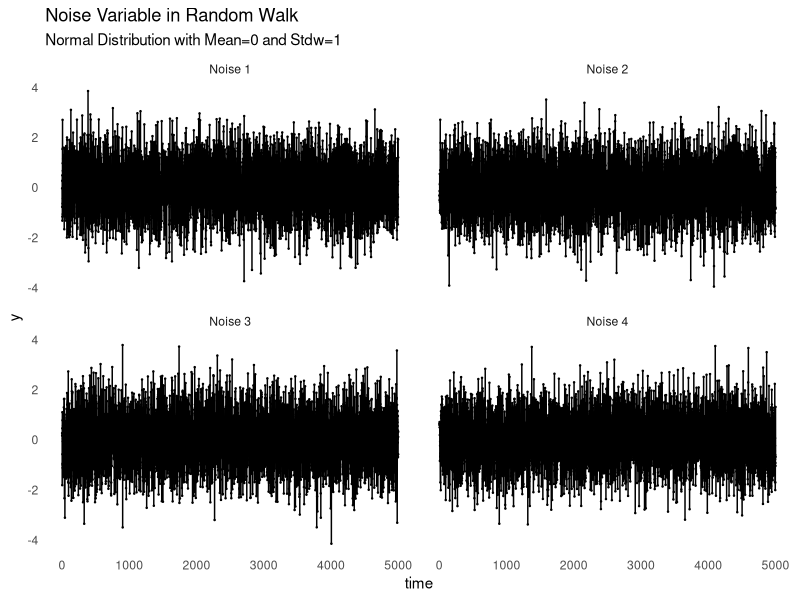
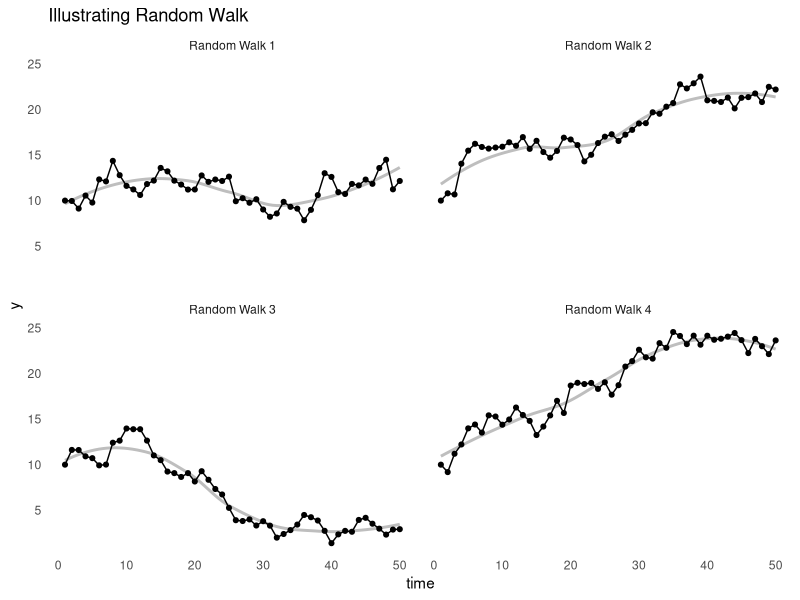

Source code (R) for these figures, in order:


# ------------------------------------------------------------------------------------------------
# Title:  Random Walk
# Autor:  Dominik Peter
# Date:   2017-04-01
# ------------------------------------------------------------------------------------------------

rm(list=ls())

library(ggplot2)
library(dplyr)

randomWalk <- function(n, start = 10, mu = 0, sd = 1){
  white <- rnorm(n, mean = mu, sd = sd)
  t <- 1:n
  y <- vector(mode = "double", length = n)
  y[1] <- start #start
  for (i in 2:n) {
    y[i] <- y[i-1] + white[i]
  }
  data.frame(noise = white, y = y, t = 1:n)
}


# ----------------------------------------------
plotWalk <- function(N=100, pointSize = 1) {
  walks <- list()
  for(i in 1:4) walks[[i]] <- randomWalk(N)
  
  lapply(walks, function(x) c(var(x$y[1:length(x$y)/2]),
                              var(x$y[1:length(x$y)])))
  
  list(noise = 
  bind_rows(walks, .id = "id") %>% 
    mutate(walk = paste("Noise", id)) %>% 
    ggplot(aes(x=t, y=noise, group=1)) +
    geom_smooth(se = FALSE, color = "grey") +
    geom_point(size=pointSize) + 
    geom_line() +
    facet_wrap(~walk) +
    theme_minimal() +
    theme(plot.background = element_blank(),
          panel.grid = element_blank()) +
    ylab("y") +
    xlab("time") +
    ggtitle("Noise Variable in Random Walk",
            subtitle = "Normal Distribution with Mean=0 and Stdw=1"),
  
  walk = 
  bind_rows(walks, .id = "id") %>% 
    mutate(walk = paste("Random Walk", id)) %>% 
    ggplot(aes(x=t, y=y, group=1)) +
    geom_smooth(se = FALSE, color = "grey") +
    geom_point(size=pointSize) + 
    geom_line() +
    facet_wrap(~walk) +
    theme_minimal() +
    theme(plot.background = element_blank(),
          panel.grid = element_blank()) +
    ylab("y") +
    xlab("time") +
    ggtitle("Illustrating Random Walk")
  )
}

plots <- plotWalk(5000, pointSize = 0.2)
plots[['noise']]

plots <- plotWalk(50, 1.4)
plots[['walk']]
